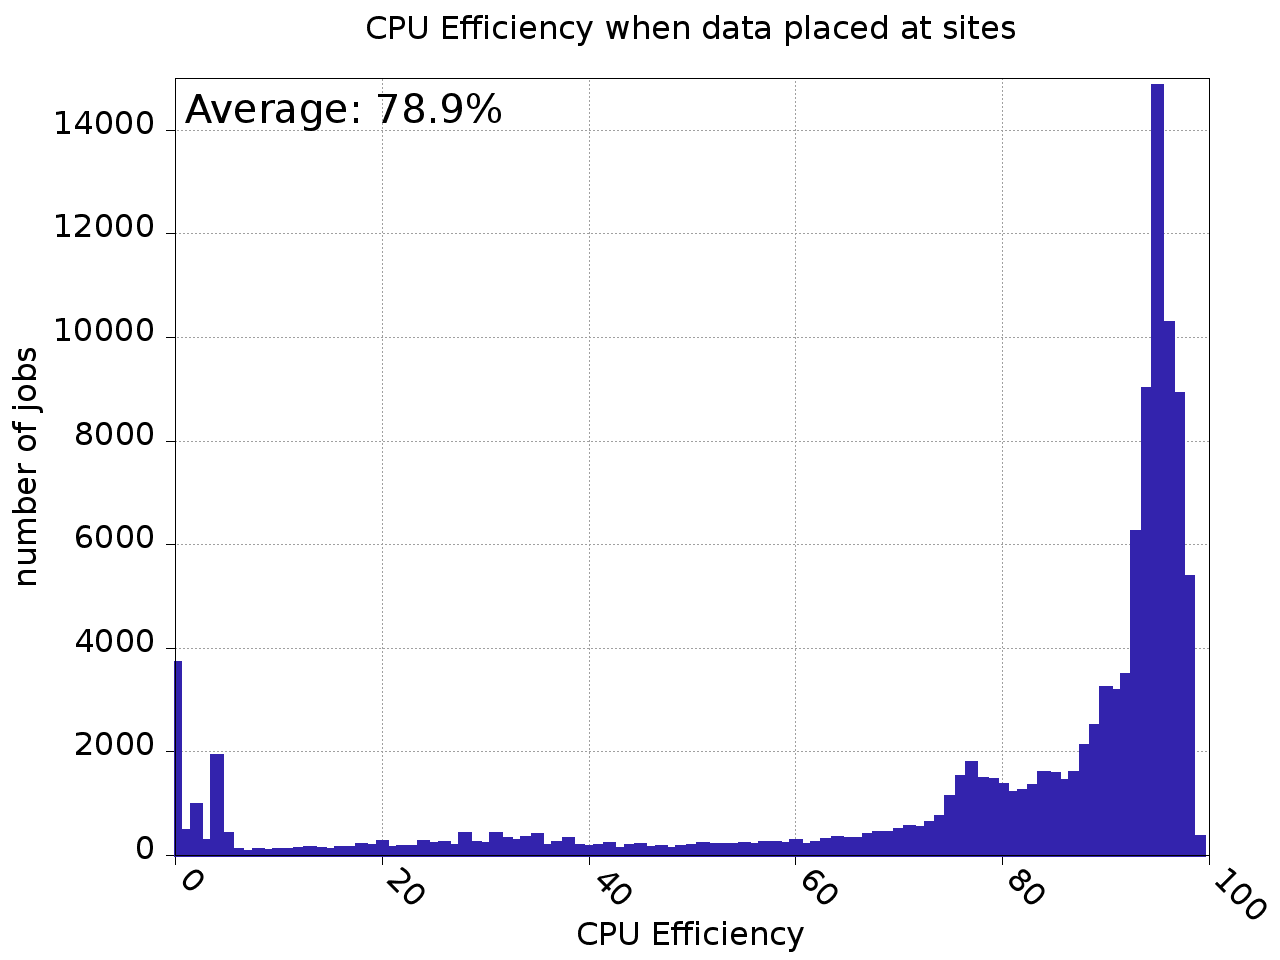

Recreate this plot in gnuplot.
set terminal png notransparent medium nocrop enhanced size 1280,960 font arial 24
set output 'todayCPUEff.png'
set title "CPU Efficiency when data placed at sites"
set title font "*,24"
set xlabel "CPU Efficiency"
set xlabel font "*,24"
set xlabel offset 0,-3.
set ylabel "number of jobs"
set ylabel font "*,24"
set ylabel offset -10.
#set origin -0.1,0
set xrange [0:100]
set yrange [0:15000]
#set xtics out border nomirror rotate by -45 offset character 0,-0.2,0
set xtics out border nomirror rotate by -45 offset character -0.2,0,0
set xtics font "*,24"
set ytics font "*,24"
set grid
set ytics out border nomirror
#set key at 60.,80000.
#set key font "*,20"
set key off
#set style fill solid 1.0
set style line 1 linetype 2 linecolor rgb "black"   linewidth 2.000 pointtype 3 pointsize 0.1
# green
set style line 2 linetype 2 linecolor rgb "#10ad1d"   linewidth 3.000 pointtype 3 pointsize 0.1
set style line 3 linetype 2 linecolor rgb "red"    linewidth 3.000 pointtype 3 pointsize 0.1
set style line 4 linetype 2 linecolor rgb "#3323ad"   linewidth 3.000 pointtype 3 pointsize 0.1
set style line 5 linetype 2 linecolor rgb "purple" linewidth 3.000 pointtype 3 pointsize 0.1
set style fill solid
binwidth=1
bin(x,width)=width*floor(x/width)
f(y) = mean_x
fit f(y) 'todayCPUEff.txt' u 5:5 via mean_x
set label 1 gprintf("Average: %2.1f%%", mean_x) at 40,10000 font "*,20"

plot \
'todayCPUEff.txt' using (bin($5,binwidth)):(1.0) smooth freq with boxes ls 4
